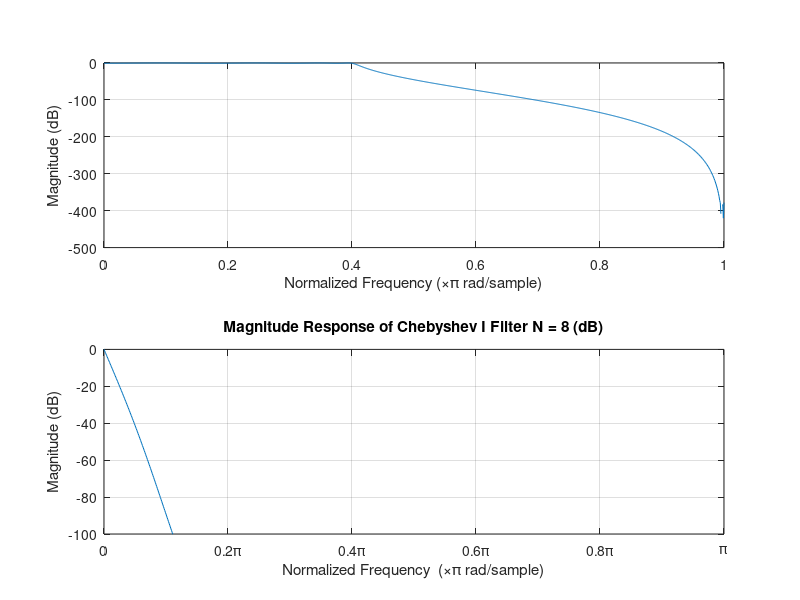

Here is the MATLAB script that generated this plot: (Note: this script raises an error after producing the figure.)
% Muhammad Umer - CMS: 345834
% Muhammad Ahmed Mohsin - CMS: 333060

%% Chebyshev Filter Design
% The given Specifications are
w_p = 0.4 * pi;
w_s = 0.6 * pi;
ripple = 0.01;
Ap = -log10(0.01); % at w=wp (Ripple Magnitude)
Ar = -20 * log10(0.001); % At wr=0.6pi (Rejection magnitude)
epsilion = sqrt((10 ^ (0.1 * Ap) - 1));

% Finding ratio wp/wr;
k = w_p / w_s;

% Finding d
d = epsilion / sqrt((10 ^ (0.1 * Ar) - 1));
% Finding filter order
n = floor(acosh(1 / d) / acosh(1 / k));

% Calculating y
y = (1 / n) * (asinh(1 / epsilion));

% Plotting the filter by using the calculated values
[b, a] = cheby1(n, epsilion, (w_p / pi));
freqz(b, a, 1000);
axis([-inf inf -100 0])
xticks([0 0.2 0.4 0.6 0.8 0.999])
xticklabels({'0', '0.2\pi', '0.4\pi', '0.6\pi', '0.8\pi', '\pi'})
xlabel('Normalized Frequency  (\times\pi rad/sample)');
ylabel('Magnitude (dB)');
title('Magnitude Response of Chebyshev I Filter N = 8 (dB)');

%% Elliptic Filter Design
% The given specifications are
G_p = 0.99/1.01;
G_s = 0.001/1.01;
T = 1;
omega_p = 2 / T * tan(0.4 * pi / 2);
omega_s = 2 / T * tan(0.6 * pi / 2);
epsilon_p = sqrt(1 / G_p ^ 2 - 1);
epsilon_s = sqrt(1 / G_s ^ 2 - 1);

% calculate filter order
k = (omega_p * 1.6336/1.4531) / (omega_s * 1.9578/2.7528);
k1 = epsilon_p / epsilon_s;
[K, K_prime] = ellipk(k);
[K1, K1_prime] = ellipk(k1);

N = ceil((K1_prime / K1) / (K_prime / K));
k = ellipdeg(N, k1);

L = floor(N / 2);
r = mod(N, 2);
i = (1:L)';

% calculate poles and zeros
u = (2 * i - 1) / N;
zeta_i = cde(u, k);
z_a = (omega_p * 1.6336/1.4531) * 1i ./ (k * zeta_i);
v0 = -1i * asne(1i / epsilon_p, k1) / N;
p_a = (omega_p * 1.6336/1.4531) * 1i * cde(u - 1i * v0, k);
p_a0 = (omega_p * 1.6336/1.4531) * 1i * sne(1i * v0, k);
z = cplxpair([exp(z_a); conj(exp(z_a))]);
p = cplxpair([exp(p_a); conj(exp(p_a))]);

% calculate coefficients
b = [ones(L, 1), -2 * real(1 ./ z_a), abs(1 ./ z_a) .^ 2];
a = [ones(L, 1), -2 * real(1 ./ p_a), abs(1 ./ p_a) .^ 2];

% add extra pole/zero if N is odd
if r == 0
    b = [G_p, 0, 0; b];
    a = [1, 0, 0; a];
else
    b = [1, 0, 0; b];
    a = [1, -real(1 / p_a0), 0; a];
end

% frequency response
w = linspace(0, pi, 2048);
H = freq_resp(b, a, w);

% magnitude response dB
figure(1);
subplot(211)
plot(w, 20 * log10(abs(H)));
axis([-inf inf -100 0])
xticks([0 (0.2 * pi) (0.4 * pi) (0.6 * pi) (0.8 * pi) pi])
xticklabels({'0', '0.2\pi', '0.4\pi', '0.6\pi', '0.8\pi', '\pi'})
xlabel('Normalized Frequency  (\times\pi rad/sample)');
ylabel('Magnitude (dB)');
title('Magnitude Response of Elliptic Filter N = 6 (dB)');
